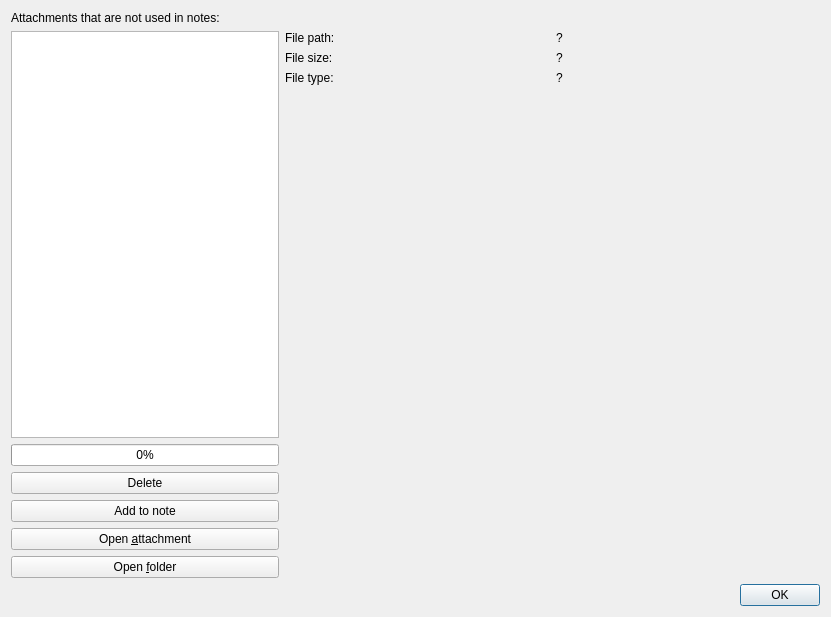
<?xml version="1.0" encoding="UTF-8"?>
<ui version="4.0">
 <class>OrphanedAttachmentsDialog</class>
 <widget class="QDialog" name="OrphanedAttachmentsDialog">
  <property name="geometry">
   <rect>
    <x>0</x>
    <y>0</y>
    <width>831</width>
    <height>617</height>
   </rect>
  </property>
  <property name="windowTitle">
   <string>Orphaned attachments</string>
  </property>
  <layout class="QGridLayout" name="gridLayout">
   <item row="1" column="0">
    <widget class="QFrame" name="frame">
     <property name="sizePolicy">
      <sizepolicy hsizetype="Preferred" vsizetype="Preferred">
       <horstretch>1</horstretch>
       <verstretch>0</verstretch>
      </sizepolicy>
     </property>
     <property name="frameShape">
      <enum>QFrame::NoFrame</enum>
     </property>
     <property name="frameShadow">
      <enum>QFrame::Raised</enum>
     </property>
     <layout class="QGridLayout" name="gridLayout_2">
      <property name="leftMargin">
       <number>0</number>
      </property>
      <property name="topMargin">
       <number>0</number>
      </property>
      <property name="rightMargin">
       <number>0</number>
      </property>
      <property name="bottomMargin">
       <number>0</number>
      </property>
      <item row="2" column="0">
       <widget class="QProgressBar" name="progressBar">
        <property name="value">
         <number>0</number>
        </property>
       </widget>
      </item>
      <item row="3" column="0">
       <widget class="QPushButton" name="deleteButton">
        <property name="toolTip">
         <string>Delete selected attachments</string>
        </property>
        <property name="text">
         <string>Delete</string>
        </property>
        <property name="icon">
         <iconset theme="list-remove" resource="../breeze-pkbsuite.qrc">
          <normaloff>:/icons/breeze-pkbsuite/16x16/list-remove.svg</normaloff>:/icons/breeze-pkbsuite/16x16/list-remove.svg</iconset>
        </property>
       </widget>
      </item>
      <item row="1" column="0">
       <widget class="QTreeWidget" name="fileTreeWidget">
        <property name="selectionMode">
         <enum>QAbstractItemView::ExtendedSelection</enum>
        </property>
        <property name="rootIsDecorated">
         <bool>false</bool>
        </property>
        <attribute name="headerVisible">
         <bool>false</bool>
        </attribute>
        <column>
         <property name="text">
          <string notr="true">1</string>
         </property>
        </column>
       </widget>
      </item>
      <item row="4" column="0">
       <widget class="QPushButton" name="insertButton">
        <property name="toolTip">
         <string>Add selected attachments to note</string>
        </property>
        <property name="text">
         <string>Add to note</string>
        </property>
        <property name="icon">
         <iconset theme="list-add" resource="../breeze-pkbsuite.qrc">
          <normaloff>:/icons/breeze-pkbsuite/16x16/list-add.svg</normaloff>:/icons/breeze-pkbsuite/16x16/list-add.svg</iconset>
        </property>
       </widget>
      </item>
      <item row="5" column="0">
       <widget class="QPushButton" name="openFileButton">
        <property name="text">
         <string>Open &amp;attachment</string>
        </property>
        <property name="icon">
         <iconset theme="mail-attachment" resource="../breeze-pkbsuite.qrc">
          <normaloff>:/icons/breeze-pkbsuite/16x16/mail-attachment.svg</normaloff>:/icons/breeze-pkbsuite/16x16/mail-attachment.svg</iconset>
        </property>
       </widget>
      </item>
      <item row="6" column="0">
       <widget class="QPushButton" name="openFolderButton">
        <property name="text">
         <string>Open &amp;folder</string>
        </property>
        <property name="icon">
         <iconset theme="folder" resource="../breeze-dark-pkbsuite.qrc">
          <normaloff>:/icons/breeze-dark-pkbsuite/16x16/folder.svg</normaloff>:/icons/breeze-dark-pkbsuite/16x16/folder.svg</iconset>
        </property>
       </widget>
      </item>
     </layout>
    </widget>
   </item>
   <item row="1" column="1">
    <widget class="QFrame" name="infoFrame">
     <property name="sizePolicy">
      <sizepolicy hsizetype="Preferred" vsizetype="Preferred">
       <horstretch>2</horstretch>
       <verstretch>0</verstretch>
      </sizepolicy>
     </property>
     <property name="frameShape">
      <enum>QFrame::NoFrame</enum>
     </property>
     <property name="frameShadow">
      <enum>QFrame::Raised</enum>
     </property>
     <layout class="QGridLayout" name="gridLayout_3">
      <property name="leftMargin">
       <number>0</number>
      </property>
      <property name="topMargin">
       <number>0</number>
      </property>
      <property name="rightMargin">
       <number>0</number>
      </property>
      <property name="bottomMargin">
       <number>0</number>
      </property>
      <item row="1" column="1">
       <widget class="QLabel" name="sizeLabel">
        <property name="text">
         <string notr="true">?</string>
        </property>
        <property name="textInteractionFlags">
         <set>Qt::LinksAccessibleByMouse|Qt::TextSelectableByMouse</set>
        </property>
       </widget>
      </item>
      <item row="1" column="0">
       <widget class="QLabel" name="label_2">
        <property name="text">
         <string>File size:</string>
        </property>
       </widget>
      </item>
      <item row="4" column="0">
       <spacer name="verticalSpacer">
        <property name="orientation">
         <enum>Qt::Vertical</enum>
        </property>
        <property name="sizeHint" stdset="0">
         <size>
          <width>20</width>
          <height>40</height>
         </size>
        </property>
       </spacer>
      </item>
      <item row="2" column="0">
       <widget class="QLabel" name="label_4">
        <property name="text">
         <string>File type:</string>
        </property>
       </widget>
      </item>
      <item row="2" column="1">
       <widget class="QLabel" name="typeLabel">
        <property name="text">
         <string notr="true">?</string>
        </property>
        <property name="textInteractionFlags">
         <set>Qt::LinksAccessibleByMouse|Qt::TextSelectableByMouse</set>
        </property>
       </widget>
      </item>
      <item row="0" column="0">
       <widget class="QLabel" name="label_3">
        <property name="text">
         <string>File path:</string>
        </property>
       </widget>
      </item>
      <item row="0" column="1">
       <widget class="QLabel" name="pathLabel">
        <property name="text">
         <string notr="true">?</string>
        </property>
        <property name="textInteractionFlags">
         <set>Qt::LinksAccessibleByMouse|Qt::TextSelectableByMouse</set>
        </property>
       </widget>
      </item>
     </layout>
    </widget>
   </item>
   <item row="2" column="0" colspan="2">
    <widget class="QDialogButtonBox" name="buttonBox">
     <property name="orientation">
      <enum>Qt::Horizontal</enum>
     </property>
     <property name="standardButtons">
      <set>QDialogButtonBox::Ok</set>
     </property>
    </widget>
   </item>
   <item row="0" column="0" colspan="2">
    <widget class="QLabel" name="label">
     <property name="text">
      <string>Attachments that are not used in notes:</string>
     </property>
    </widget>
   </item>
  </layout>
 </widget>
 <resources>
  <include location="../breeze-dark-pkbsuite.qrc"/>
  <include location="../breeze-pkbsuite.qrc"/>
 </resources>
 <connections>
  <connection>
   <sender>buttonBox</sender>
   <signal>accepted()</signal>
   <receiver>OrphanedAttachmentsDialog</receiver>
   <slot>accept()</slot>
   <hints>
    <hint type="sourcelabel">
     <x>248</x>
     <y>254</y>
    </hint>
    <hint type="destinationlabel">
     <x>157</x>
     <y>274</y>
    </hint>
   </hints>
  </connection>
  <connection>
   <sender>buttonBox</sender>
   <signal>rejected()</signal>
   <receiver>OrphanedAttachmentsDialog</receiver>
   <slot>reject()</slot>
   <hints>
    <hint type="sourcelabel">
     <x>316</x>
     <y>260</y>
    </hint>
    <hint type="destinationlabel">
     <x>286</x>
     <y>274</y>
    </hint>
   </hints>
  </connection>
 </connections>
</ui>
